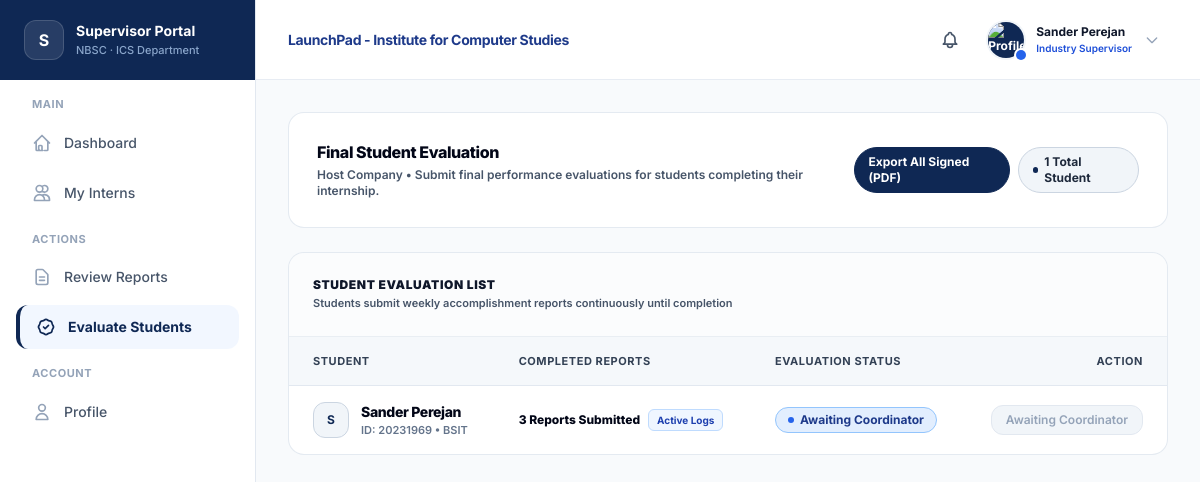
/supervisor/evaluate_interns.php (signed in), run on the app's committed database.
### tables this page shows
CREATE TABLE `students` (
  `id` int(11) NOT NULL AUTO_INCREMENT,
  `user_id` int(11) NOT NULL,
  `student_number` varchar(100) NOT NULL,
  `program` varchar(50) DEFAULT 'BSIT',
  `section` varchar(20) NOT NULL DEFAULT 'IT44A',
  `company_id` int(11) DEFAULT NULL,
  `supervisor_id` int(11) DEFAULT NULL,
  `office_id` int(11) DEFAULT NULL,
  `ojt_start_date` date DEFAULT NULL,
  `completion_requested` tinyint(1) DEFAULT 0,
  `evaluation_triggered` tinyint(1) DEFAULT 0,
  `created_at` datetime DEFAULT current_timestamp(),
  PRIMARY KEY (`id`),
  UNIQUE KEY `uq_student_user` (`user_id`),
  UNIQUE KEY `uq_student_number` (`student_number`),
  KEY `fk_student_company` (`company_id`),
  KEY `fk_student_supervisor` (`supervisor_id`),
  KEY `idx_student_section` (`section`),
  CONSTRAINT `fk_student_company` FOREIGN KEY (`company_id`) REFERENCES `companies` (`id`) ON DELETE SET NULL ON UPDATE CASCADE,
  CONSTRAINT `fk_student_supervisor` FOREIGN KEY (`supervisor_id`) REFERENCES `supervisors` (`id`) ON DELETE SET NULL ON UPDATE CASCADE,
  CONSTRAINT `fk_student_user` FOREIGN KEY (`user_id`) REFERENCES `users` (`id`) ON DELETE CASCADE ON UPDATE CASCADE
);

CREATE TABLE `users` (
  `id` int(11) NOT NULL AUTO_INCREMENT,
  `name` varchar(255) NOT NULL,
  `email` varchar(255) NOT NULL,
  `password_hash` varchar(255) DEFAULT NULL,
  `role` enum('student','supervisor','coordinator','admin') NOT NULL DEFAULT 'student',
  `status` enum('active','archived') NOT NULL DEFAULT 'active',
  `archived_at` datetime DEFAULT NULL,
  `avatar_url` text DEFAULT NULL,
  `created_at` datetime DEFAULT current_timestamp(),
  `privacy_consent` tinyint(1) DEFAULT 0,
  PRIMARY KEY (`id`),
  UNIQUE KEY `uq_users_email` (`email`),
  KEY `idx_users_status` (`status`)
);

### supervisor/evaluate_interns.php (called while the page is built, shortened)
<?php
require_once __DIR__ . '/../config/db.php';
$userId = (int)$_SESSION['user_id'];
$supervisor = [
    'name' => $_SESSION['user_name'] ?? 'Supervisor',
    'company_name' => 'Host Company'
];
$students = [];
try {
    $stmtSup = $pdo->prepare("
        SELECT
            s.id AS supervisor_id,
            u.name AS supervisor_name,
            c.name AS company_name
        FROM supervisors s
        JOIN users u ON s.user_id = u.id
        LEFT JOIN companies c ON s.company_id = c.id
        WHERE s.user_id = ?
        LIMIT 1
    ");
    $stmtSup->execute([$userId]);
    $supData = $stmtSup->fetch(PDO::FETCH_ASSOC);
    $supervisorId = (int)$supData['supervisor_id'];
    $supervisor['name'] = $supData['supervisor_name'];
    $studentsSql = "
        SELECT
            s.id,
            s.student_number,
            s.program,
            s.evaluation_triggered,
            u.name,
            u.email,
            u.avatar_url,
            COUNT(DISTINCT r.id) AS submitted_wars,
            e.id AS evaluation_id,
            CASE
                WHEN e.id IS NOT NULL AND e.otp_signed_at IS NOT NULL THEN 'completed'
                ELSE 'pending'
            END AS evaluation_status
        FROM students s
        JOIN users u ON s.user_id = u.id
        LEFT JOIN reports r ON s.id = r.student_id
        LEFT JOIN evaluations e ON s.id = e.student_id AND e.supervisor_id = s.supervisor_id
        WHERE s.supervisor_id = ?
          AND u.status = 'active'
        GROUP BY
            s.id,
            s.student_number,
            s.program,
            s.evaluation_triggered,
            u.name,
            u.email,
            u.avatar_url,
            e.id
        ORDER BY u.name ASC
    ";
    $stmtStudents = $pdo->prepare($studentsSql);
    $stmtStudents->execute([$supervisorId]);
    $students = $stmtStudents->fetchAll(PDO::FETCH_ASSOC) ?: [];
} catch (Exception $e) {
    error_log("Database Error in supervisor/evaluate_interns.php: " . $e->getMessage());
}
require_once __DIR__ . '/../src/pages/supervisor/evaluateInternsPage.php';

### src/pages/supervisor/evaluateInternsPage.php (the view, shortened to what this page needs)
<?php
if (!function_exists('e')) {
    function e($value) {
        return htmlspecialchars((string)($value ?? ''), ENT_QUOTES, 'UTF-8');
    }
}
?>
<!DOCTYPE html>
<html lang="en">
<head>
    <script src="https://cdn.tailwindcss.com"></script>
    <link rel="stylesheet" href="<?= BASE_PATH; ?>/public/css/style.css">
</head>
<body class="bg-[#F8FAFC] text-slate-900 subpixel-antialiased selection:bg-[#0F2854] selection:text-white">
    <div class="flex min-h-screen">
        <?php include __DIR__ . '/../../components/supervisor_sidebar.php'; ?>
        <div class="flex-1 flex flex-col min-w-0">
            <?php include __DIR__ . '/../../components/header.php'; ?>
            <main class="p-8 max-w-[1400px] w-full mx-auto space-y-6 flex-1 relative">
                <div class="flex flex-col sm:flex-row justify-between items-start sm:items-center gap-4 bg-white p-7 rounded-2xl border border-slate-200/90 shadow-xs">
                    <div>
                        <h1 class="text-base font-extrabold text-slate-950 leading-snug tracking-tight">Final Student Evaluation</h1>
                        <p class="text-xs font-semibold text-slate-600 mt-1">
                            <?= e($supervisor['company_name'] ?? 'Host Company'); ?> &bull; Submit final performance evaluations for students completing their internship.
                        </p>
                    </div>
                    <div class="flex items-center gap-2">
                        <a href="export_evaluation.php?bulk=1" class="inline-flex items-center gap-1.5 px-3.5 py-1.5 rounded-full bg-[#0F2854] text-white border border-[#0F2854] text-xs font-bold shadow-2xs hover:bg-blue-900">
                            Export All Signed (PDF)
                        </a>
                        <span class="inline-flex items-center gap-1.5 px-3.5 py-1.5 rounded-full bg-slate-100 text-slate-800 border border-slate-300 text-xs font-bold shadow-2xs">
                            <span class="w-1.5 h-1.5 rounded-full bg-[#0F2854]"></span>
                            <?= count($students ?? []); ?> Total <?= count($students ?? []) === 1 ? 'Student' : 'Students'; ?>
                        </span>
                    </div>
                </div>
                <div class="bg-white rounded-2xl border border-slate-200/90 shadow-xs overflow-hidden">
                    <div class="p-6 border-b border-slate-200/70 flex justify-between items-center bg-slate-50/60">
                        <div>
                            <h3 class="text-xs font-black text-slate-900 tracking-wider uppercase">Student Evaluation List</h3>
                            <p class="text-[11px] font-semibold text-slate-600 mt-0.5">Students submit weekly accomplishment reports continuously until completion</p>
                        </div>
                    </div>
                    <?php if (!empty($students) && count($students) > 0): ?>
                        <div class="overflow-x-auto">
                            <table class="w-full text-left border-collapse text-xs">
                                <thead>
                                    <tr class="bg-slate-100/70 text-slate-700 text-[11px] uppercase tracking-wider border-b border-slate-200 font-black">
                                        <th class="py-4 px-6">Student</th>
                                        <th class="py-4 px-6">Completed Reports</th>
                                        <th class="py-4 px-6">Evaluation Status</th>
                                        <th class="py-4 px-6 text-right">Action</th>
                                    </tr>
                                </thead>
                                <tbody class="divide-y divide-slate-200/80 text-slate-800">
                                    <?php foreach ($students as $student):
                                        $submittedWars = intval($student['submitted_wars'] ?? 0);
                                        $evalStatus    = strtolower($student['evaluation_status'] ?? '');
                                        $isEvaluated   = !empty($student['evaluation_id']) || in_array($evalStatus, ['verified', 'completed', 'approved']);
                                        $isTriggered   = !empty($student['evaluation_triggered']);
                                        $needsAction   = (!$isEvaluated && $isTriggered);
                                    ?>
                                        <tr class="hover:bg-slate-50 transition-colors group <?= $needsAction ? 'bg-amber-50/20' : ''; ?>">
                                            <td class="py-4 px-6">
                                                <div class="flex items-center gap-3">
                                                    <div class="w-9 h-9 rounded-xl bg-slate-100 text-[#0F2854] flex items-center justify-center font-bold text-xs shrink-0 overflow-hidden border border-slate-300 group-hover:border-[#0F2854] transition-colors">
                                                    </div>
                                                    <div>
                                                        <p class="font-extrabold text-slate-950 text-sm tracking-tight"><?= e($student['name'] ?? 'Student'); ?></p>
                                                        <p class="text-[11px] text-slate-500 font-semibold">ID: <?= e($student['student_number'] ?? 'N/A'); ?> &bull; <?= e($student['program'] ?? 'BSIT'); ?></p>
                                                    </div>
                                                </div>
                                            </td>
                                            <td class="py-4 px-6 whitespace-nowrap">
                                                <div class="flex items-center gap-2">
                                                    <span class="font-extrabold text-slate-950 text-xs"><?= $submittedWars; ?> <?= ($submittedWars === 1) ? 'Report' : 'Reports'; ?> Submitted</span>
                                                    <?php if ($submittedWars > 0): ?>
                                                        <span class="px-2 py-0.5 bg-blue-50 text-blue-800 text-[10px] font-bold rounded-md border border-blue-200">
                                                            Active Logs
                                                        </span>
                                                    <?php else: ?>
                                                        <span class="px-2 py-0.5 bg-slate-100 text-slate-600 text-[10px] font-semibold rounded-md border border-slate-300">
                                                            None Yet
                                                        </span>
                                                    <?php endif; ?>
                                                </div>
                                            </td>
                                            <td class="py-4 px-6 whitespace-nowrap">
                                                <?php if ($isEvaluated): ?>
                                                    <span class="inline-flex items-center gap-1.5 px-3 py-1 rounded-full bg-emerald-100/80 text-emerald-900 border border-emerald-300 text-xs font-bold shadow-2xs">
                                                        <span class="w-1.5 h-1.5 rounded-full bg-emerald-600"></span>
                                                        Completed
                                                    </span>
                                                <?php else: ?>
                                                    <span class="inline-flex items-center gap-1.5 px-3 py-1 rounded-full bg-blue-100/80 text-blue-900 border border-blue-300 text-xs font-bold shadow-2xs">
                                                        <span class="w-1.5 h-1.5 rounded-full bg-blue-600"></span>
                                                        Awaiting Coordinator
                                                    </span>
                                                <?php endif; ?>
                                            </td>
                                            <td class="py-4 px-6 text-right whitespace-nowrap">
                                                <?php if ($isEvaluated): ?>
                                                    <a href="evaluate_view.php?id=<?= (int)$student['evaluation_id']; ?>" class="px-3.5 py-1.5 bg-slate-100 hover:bg-slate-200 text-slate-800 text-xs font-bold rounded-xl border border-slate-300 shadow-2xs transition-all inline-block cursor-pointer">
                                                        View Result
                                                    </a>
                                                    <a href="export_evaluation.php?student_id=<?= (int)$student['id']; ?>" class="px-3.5 py-1.5 bg-white hover:bg-slate-50 text-[#0F2854] text-xs font-bold rounded-xl border border-slate-300 shadow-2xs transition-all inline-block cursor-pointer">
                                                        Export PDF
                                                    </a>
                                                <?php else: ?>
                                                    <button disabled class="px-3.5 py-1.5 bg-slate-100 text-slate-400 text-xs font-semibold rounded-xl border border-slate-200 cursor-not-allowed inline-block" title="Coordinator must trigger the evaluation request first">
                                                        Awaiting Coordinator
                                                    </button>
                                                <?php endif; ?>
                                            </td>
                                        </tr>
                                    <?php endforeach; ?>
                                </tbody>
                            </table>
                        </div>
                    <?php endif; ?>
                </div>
            </main>
        </div>
    </div>
</body>
</html>

### public/css/style.css (style rules this page uses)
html, body { font-family: 'Inter', system-ui, -apple-system, BlinkMacSystemFont, 'Segoe UI', Roboto, sans-serif !important; text-rendering: optimizeLegibility !important; -webkit-font-smoothing: subpixel-antialiased !important; -moz-osx-font-smoothing: auto !important; }

### data on the page
students: user.name "Sander Perejan", student_number "20231969", program "BSIT", submittedWars "3", evaluation_triggered 0 (drawn)

### other printed values
$displayName "Sander Perejan"
$roleLabel "Industry Supervisor"
$supervisor['company_name'] "Host Company"
count($students ?? []) "1"
